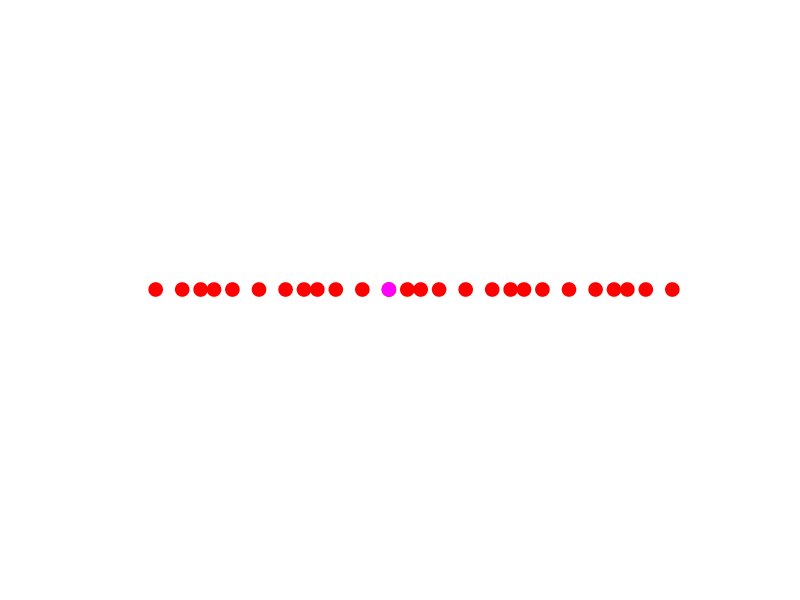

The MATLAB script that drew this image:
% wm_travelling.m

% TRAVELLING WAVES
% Animation of the motion can be saved as an animated gif
%   Travelling wave / Transverse wave / Longitudinal wave

% Ian Cooper
% School of Physics, University of Sydney
% email: ian.cooper@sydney.edu.au
% ../mphome.htm
% 170517

clear all
close all
clc

% Type of animation
   flagC = 3;
             % flagC = 1   animation of a travelling wave
             % flagC = 2   animation of a transverse wave
             % flagC = 3   animation of a longitudinal wave

% =======================================================================
%    Setup for saving images (im) 
% ======================================================================
% flag: 0 animated gif NOT saved or 1 saved /  file name
   f_gif = 0;
   ag_name = 'ag_wm_170519C.gif';
% Delay in seconds before displaying the next image  
   delay = 0.20;  
% Frame counter start
   nt = 1; 

switch flagC
    
case 1   % ------------------------------------------------------------
        
% amplitude A  / wavelength L / period T
% no. periods nT / no. wavelengths steps nX
% Number of calcutions Nt Nx
   A = 10;
   L = 20;
   T = 25;
   nT = 3; nX = 3;
   Nx = 200; 
   Nt = 200;
   
% left (-1) or right (+1)
   e = -1;
% angular frequency w / time t / wave number k /displacement s
   w = 2*pi / T;
   k = 2*pi / L;
   tMax = nT * T;
   xMax = nX * L;
   
   t = linspace(0,tMax,Nt);
   x = linspace(0,xMax,Nx);
   
% wave function s(x,t)   
   s = zeros(Nx,Nt);
   
   for c = 1 : Nt
     s(:,c) = A .* sin(k.*x + e*w*t(c));
   end
     v = L / T;
     
    
figure(1)
   pos = [0.1 0.1 0.4 0.4];
   set(gcf,'Units','normalized');
   set(gcf,'Position',pos);
   set(gcf,'color','w');
   t1 = 't  =  ';
   t3 = '   s';
   
for c = 1 : Nt
   hold off
   xP = x; yP = s(:,c);
   plot(xP, yP,'b','lineWidth',2);
   hold on
   xP = x(100); yP = s(100,c);
   hPlot = plot(xP, yP,'o');
   set(hPlot,'MarkerSize',10,'MarkerEdgeColor',[1 0 0], ...
       'MarkerFaceColor', [1 0 0]);
   xP = v * t(c); yP = 0;
   hPlot = plot(xP, yP,'o');
   set(hPlot,'MarkerSize',6,'MarkerEdgeColor',[1 0 1], ...
       'MarkerFaceColor', [1 0 1]);
   
   axis([0 xMax -11 11]);
   ylabel('wave function  s ');
   xlabel('position  x  [ m ]')
   set(gca,'fontSize',14);
   grid on
   t2 = num2str(t(c), '%2.1f \n');
   tm = [t1 t2 t3];
   title(tm);
   pause(0.2)
   
   if f_gif > 0 
       frame = getframe(1);
       im = frame2im(frame);
       [imind,cm] = rgb2ind(im,256);
     %  On the first loop, create the file. In subsequent loops, append.
       if nt == 1
          imwrite(imind,cm,ag_name,'gif','DelayTime',delay,'loopcount',inf);
       else
         imwrite(imind,cm,ag_name,'gif','DelayTime',delay,'writemode','append');
       end
       nt = nt+1;
   end
   
end

case 2  % --------------------------------------------------------------
   % amplitude A  / wavelength L / period T
% no. periods nT / no. wavelengths steps nX
% Number of calcutions Nt Nx
   A = 10;
   L = 20;
   T = 25;
   nT = 3; nX = 3;
   Nx = 2000; 
   Nt = 200;
   
% left (-1) or right (+1)
   e = -1;
% angular frequency w / time t / wave number k /displacement s
   w = 2*pi / T;
   k = 2*pi / L;
   tMax = nT * T;
   xMax = nX * L;
   
   t = linspace(0,tMax,Nt);
   x = linspace(0,xMax,Nx);
   
   % wave function s(x,t)   
   s = zeros(Nx,Nt);
   
   for c = 1 : Nt
     s(:,c) = A .* sin(k.*x + e*w*t(c));
   end
    
figure(2) 
   pos = [0.1 0.1 0.4 0.4];
   set(gcf,'Units','normalized');
   set(gcf,'Position',pos);
   set(gcf,'color','w');
   NS = 20; 
for c = 1 : Nt
   hold off
   xP = x(1:NS:end); yP = s((1:NS:end),c);
   hPlot = plot(xP, yP,'o');
   set(hPlot,'MarkerSize',10,'MarkerEdgeColor',[0 0 1], ...
       'MarkerFaceColor', [0 0 1]);
   hold on
   xP = x(1:100:end); yP = s(1:100:end,c);
   hPlot = plot(xP, yP,'o');
   set(hPlot,'MarkerSize',10,'MarkerEdgeColor',[1 0 0], ...
       'MarkerFaceColor', [1 0 0]);
   axis([0 xMax -11 11]);
   axis off
   pause(0.1)
   
   if f_gif > 0 
       frame = getframe(2);
       im = frame2im(frame);
       [imind,cm] = rgb2ind(im,256);
     %  On the first loop, create the file. In subsequent loops, append.
       if nt == 1
          imwrite(imind,cm,ag_name,'gif','DelayTime',delay,'loopcount',inf);
       else
         imwrite(imind,cm,ag_name,'gif','DelayTime',delay,'writemode','append');
       end
       nt = nt+1;
   end
end

case 3   % LONGITUDINAL WAVE ---------------------------------------------

% x positions of particles
   x = 0:4:100;
   y = zeros(length(x),1);
   
% amplitude 
   A = 1.2;
% period and wavelength
   L = 20;
   k = 2*pi / L;
   T = 25;
   w = 2*pi / T;
% number of time steps
   Nt = 100;
   t = linspace(0,3*T,Nt);

   
figure(3) 
pos = [0.1 0.1 0.4 0.1];
   set(gcf,'Units','normalized');
   set(gcf,'Position',pos);
   set(gcf,'color','w');
   
for c = 1:Nt
    hold off
    xC = x + A.* sin(k*x - w*t(c));
    xP = xC; yP = y;
    hPlot = plot(xP,yP,'o');
    set(hPlot,'MarkerSize',10,'MarkerEdgeColor',[1 0 0], ...
       'MarkerFaceColor', [1 0 0]);
   hold on
   xP = xP(12); yP = y(12);
    hPlot = plot(xP,yP,'o');
    set(hPlot,'MarkerSize',10,'MarkerEdgeColor',[1 0 1], ...
       'MarkerFaceColor', [1 0 1]);
    axis([-10 110 -1 1]);
    
    axis off;
    pause(0.1);
    
    if f_gif > 0 
       frame = getframe(3);
       im = frame2im(frame);
       [imind,cm] = rgb2ind(im,256);
     %  On the first loop, create the file. In subsequent loops, append.
       if nt == 1
          imwrite(imind,cm,ag_name,'gif','DelayTime',delay,'loopcount',inf);
       else
         imwrite(imind,cm,ag_name,'gif','DelayTime',delay,'writemode','append');
       end
       nt = nt+1;
   end
    
    
end    
    
end   % switch
   


     
     


   
